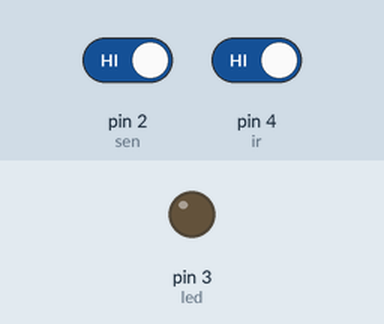
Simulated run of this sketch. Board: Arduino Uno, built with avr-gcc and run on an emulated ATmega328P. Shown: output pins drawn as LEDs (lit = HIGH). Dashed ring = blinking. Inputs (shaded band) come from the test bench; at power-on: pin 2 (sen) HIGH, pin 4 (ir) HIGH. Pins used as bus, display or sensor lines are not drawn.

Above: at 1.2 s.
1.3 s: pin 2 (sen) driven LOW
At 1.55 s:
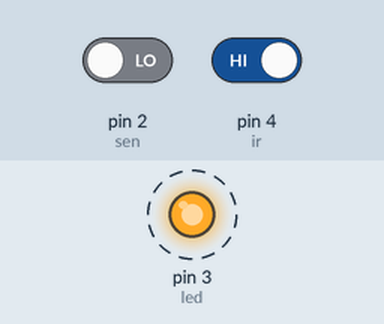
4.3 s: pin 2 (sen) driven HIGH
At 4.3 s:
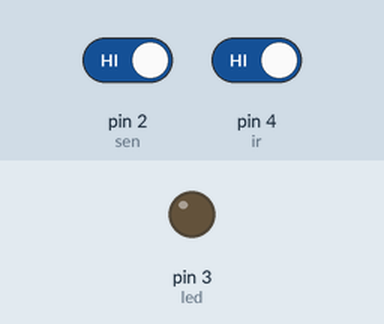
5.8 s: pin 4 (ir) driven LOW
At 6.15 s:
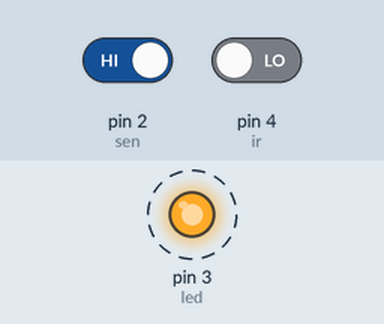
Timing chart, 0 to 14.8 s (numbered marks = the images above; inputs shaded):
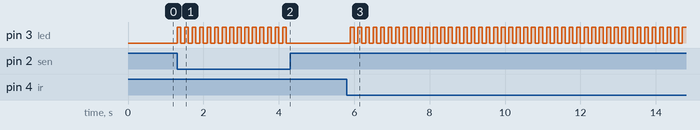

Measured:
- after the input at 1.3 s, pin 3 (led): alternates HIGH for 0.10 s and LOW for 0.10 s, starting at once
- after the input at 4.3 s, pin 3 (led): stops changing and stays LOW
- after the input at 5.8 s, pin 3 (led): alternates HIGH for 0.10 s and LOW for 0.10 s, starting after 0.10 s

The sketch:

IR_Buzzer.ino
```cpp
/*PROGRAM FOR IR AND BUZZER
 * DEVELOPER : AKASH M
 * DATE : 15/01/2020
 * COMPANY : ENVISION
 * VERSION : 5.0
 */
 int sen = 2;
 int led=3;
 int buz=0;
 int ir=4;
void setup() {
  // put your setup code here, to run once:

  pinMode(ir,INPUT);
  pinMode(sen,INPUT);
  pinMode(led,OUTPUT);
  pinMode(buz,OUTPUT);
  Serial.begin(9600);

}

void loop() {
  // put your main code here, to run repeatedly:
  int l=digitalRead(sen);
  int r=digitalRead(ir);
  if(l==0)
  {
 digitalWrite(led,!l);
 digitalWrite(buz,!l);
 delay(100);
  digitalWrite(led,l);
 digitalWrite(buz,l);
 delay(100);
  }
  else if(r==0)
  {
 digitalWrite(led,!l);
 digitalWrite(buz,! l);
 delay(100);
  digitalWrite(led,l);
 digitalWrite(buz,l);
 delay(100);

  }


}
```
